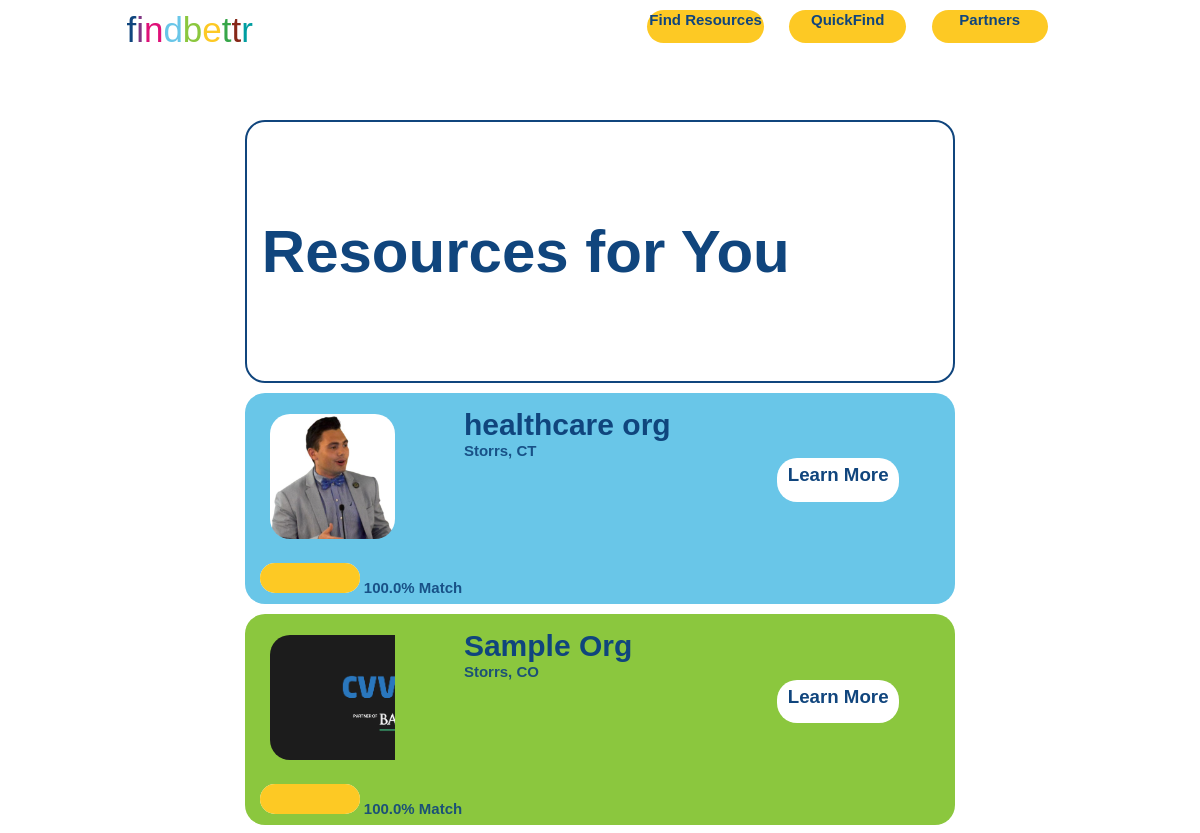
Page /results/custom/18 on the committed database.
### core/models.py (models this page shows, shortened)
class Organization(models.Model):
	name = models.CharField(max_length=200)
	street = models.CharField(max_length=300)
	city=models.CharField(max_length=100)
	state= models.CharField(blank=True, max_length=2, choices=STATE_CHOICES)
	zipcode = models.CharField(max_length=5)
	description = models.CharField(max_length=1000)
	tags=models.ManyToManyField(Tag)
	overall_tags = models.ManyToManyField(Arching_Tag)
	website=models.URLField(max_length=500)
	phone_number=models.CharField(max_length=12)
	email = models.EmailField(max_length=254)
	org_image = models.ImageField(upload_to=get_image_path, blank=True, null=True)
	contact_name = models.CharField(max_length=125)
	contact_phone_number=models.CharField(max_length=12)
	contact_email = models.EmailField(max_length=254)
	contact_image = models.ImageField(upload_to=get_image_path, blank=True, null=True)

### core/views.py (the view)
# urls.py: path("results", views.results, name='Results'),
def results(request, instance):
	r=Response.objects.get(pk=instance)
	tags = r.tags_selected.all()
	overall_tags = r.overall_tags_selected.all()
	orgs = Organization.objects.all()
	score_dict = {}
	for org in list(orgs):
		score = 0
		division = 0
		for tag in list(tags):
			if tag in list(org.tags.all()):
				score+=1
				division+=1
			else:
				division+=1
		for otag in list(overall_tags):
			if otag in org.overall_tags:
				score+=1
				division+=1
			else:
				division+=1
		fin_score = (score/division)*100
		score_dict[org]=fin_score
	sorted_keys = sorted(score_dict, key=score_dict.get)  # [1, 3, 2]
	sorted_list=[]
	for w in sorted_keys:
		key = w
		val = score_dict[w]
		sorted_list.append([key, val])
	sorted_list.reverse()
	template=loader.get_template('core/results.html')
	context={
		'customcheck':True,
		'org_list':sorted_list,
	}
	return HttpResponse(template.render(context, request))

### core/templates/core/results.html (shortened to what this page needs)
<!DOCTYPE html>
<html>
<head>
{% load static %}
<link rel="stylesheet" href="{% static 'core/main.css' %}">
</head>
<body class="results">
<div class="navbar">
	<div class="logo">
		<a href="../.." style="text-decoration: none"><p style="margin:0px"><span style="color:#10457d">f</span><span style="color:#7f3583">i</span><span style="color:#df1078">n</span><span style="color:#69c6e8">d</span><span style="color:#8bc73e">b</span><span style="color:#fdc924">e</span><span style="color:#37a649">t</span><span style="color:#862818">t</span><span style="color:#009ea1">r</span></p></a>
	</div>
		<a href="../../aboutme" class="navtab" style="grid-column:3">Find Resources</a>
		<a href="../../quickfind" class="navtab" style="grid-column:4">QuickFind</a>
		<a href="../../forpartners" class="navtab" style="grid-column:5">Partners</a>
</div>
<div class = "wrapper">
<div class="div-title">
{% if customcheck %}
<h4 class="result-title">Resources for You</h4>
{% endif %}
</div>
{% for org in org_list %}
<div class="org-box">
	<div class="image-box">
		<img class = "org-image" src="../../{{ org.0.org_image }}">
	</div>
	<div class="info-box">
		<h5 class="org-title">{{ org.0.name }}</h5><br>
		<h5 class="org-detail">{{ org.0.city }}, {{org.0.state}}</h5>
	</div>
	{% if org.1 %}
	<div class="metric-holder">
	<div class="full-metric">
		<div class="partial-metric" style="width:{{ org.1 }}px">
		</div>
	</div>
	<h5 class="org-detail">{{ org.1 }}% Match</h5>
	</div>
	{% endif %}
	<a class="cta-button" href="../../organization/{{ org.0.name}}">
		<h3 style="margin:5%">Learn More</h3>
	</a>
</div>
{% endfor %}
</div>
</body>
</html>

### core/static/core/main.css (style rules this page uses)
body { background-color:#fff; transition: all .5s ease; }
h1, h2, h3, h4, h5, p, a, label, input { color:#10457d; font-family:"Noto Sans JP", Arial; }
.block-item > h3, h4 { color:#fff!important; text-align: center; display:block; }
.result-title { color:#10457d!important; font-size:60px; text-align: left; padding:15px; }
.wrapper { margin:0 20%; }
.div-title { border: 2px; border-color: #10457d; border-style:solid; border-radius:20px; }
.info-box { max-width:90%; color:#fff!important; display:inline-block; grid-column-start: 2; grid-column-end: 2; grid-row-start: 1; grid-row-end: 1; }
.image-box { width:125px; height: 125px; overflow: hidden; object-fit:cover; margin:3% 5%; grid-column-start: 1; grid-column-end: 1; grid-row-start: 1; grid-row-end: 1; }
.org-image { height:100%; display: inline; float:left!important; border-radius:20px; }
.org-box { background-color: #10457d; margin-top: 10px; border-radius:20px; padding:15px; display:grid; grid-template-columns: 30% auto 30%; grid-template-rows: 80% 20%; }
.org-box:nth-child(5n+2) { background-color: #69c6e8 }
.org-box:nth-child(5n+3) { background-color: #8bc73e }
.cta-button { grid-column-start: 3; grid-column-end: 3; grid-row-start: 1; grid-row-end: 2; background-color: #fff; border-radius: 20px; width:60%; height:30%; text-align: center; margin:auto auto; text-decoration: none }
.org-title { font-size: 30px!important; margin:0px; }
.org-detail { font-size: 15px; opacity: 90%; margin:0px; display:inline-flex; }
.full-metric { background-color: #fff; width:100px; height:30px; display:inline-block; border-radius: 20px; }
.partial-metric { background-color: #fdc924; height:30px; border-radius: 20px; }
.metric-holder { width:100%; grid-column-start: 1; grid-column-end: 3; grid-row-start: 2; grid-row-end: 2; margin-top: 10px }
.org-title { font-size: 50px; display: inline-flex; }
.navbar { width: 80%; height:100px; margin:10px 10%; display: grid; grid-template-columns: 40% auto 15% 15% 15%; grid-template-rows: 100%; }
.logo { grid-column-start: 1; grid-column-end: 2; grid-row-start: 1; grid-row-end: 1; font-size: 35px; }
.navtab { grid-row: 1; background-color:#fdc924; border-radius:30px; font-size: 15px; padding:1% 1%; font-weight: bold; text-align: center; width:80%; height: 30%; text-decoration: none }

### rows in the picture
Organization: org_image (picture), name "healthcare org", city "Storrs", state "CT", org "100.0"
Organization: org_image (picture), name "Sample Org", city "Storrs", state "CO", org "100.0"
